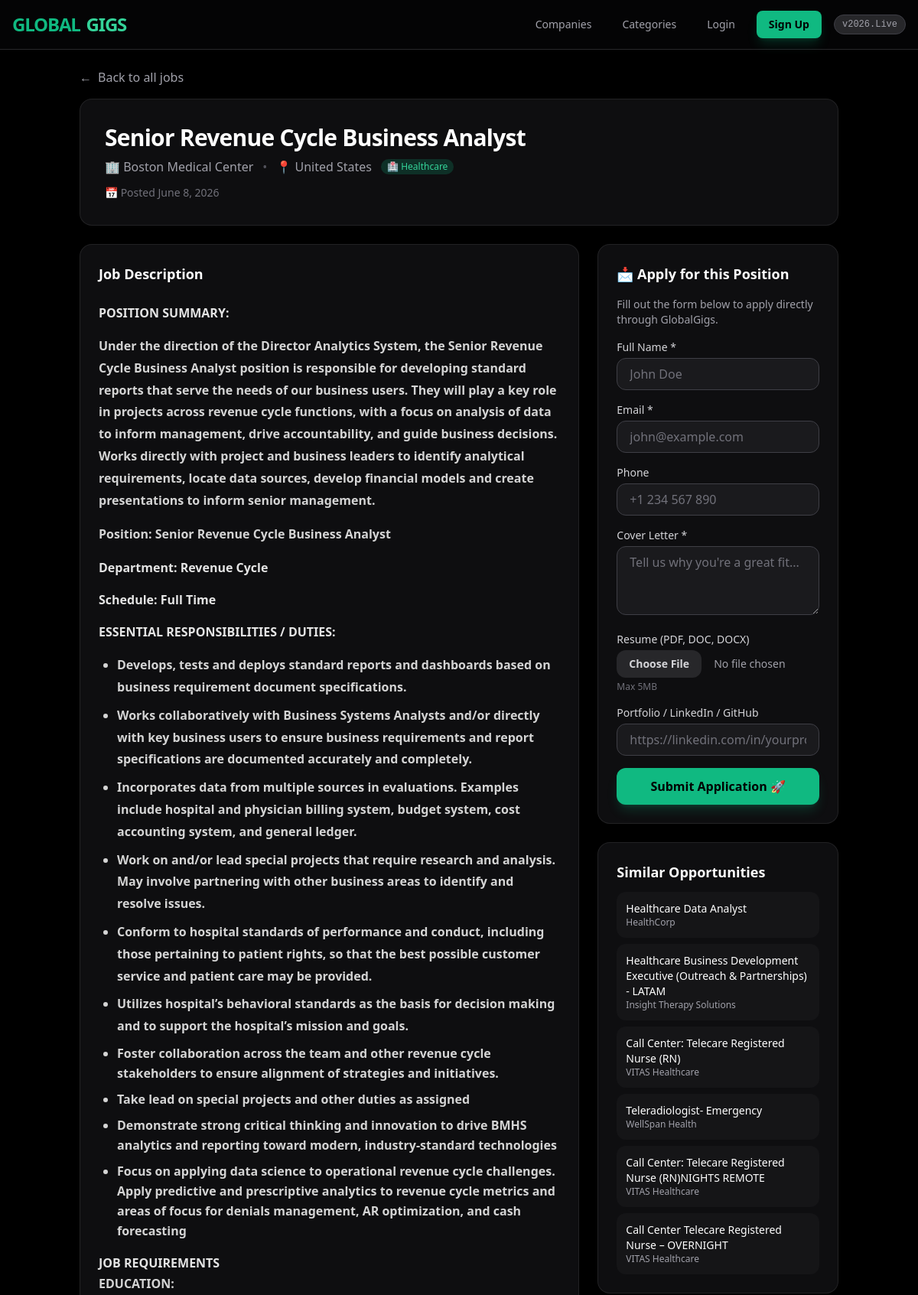
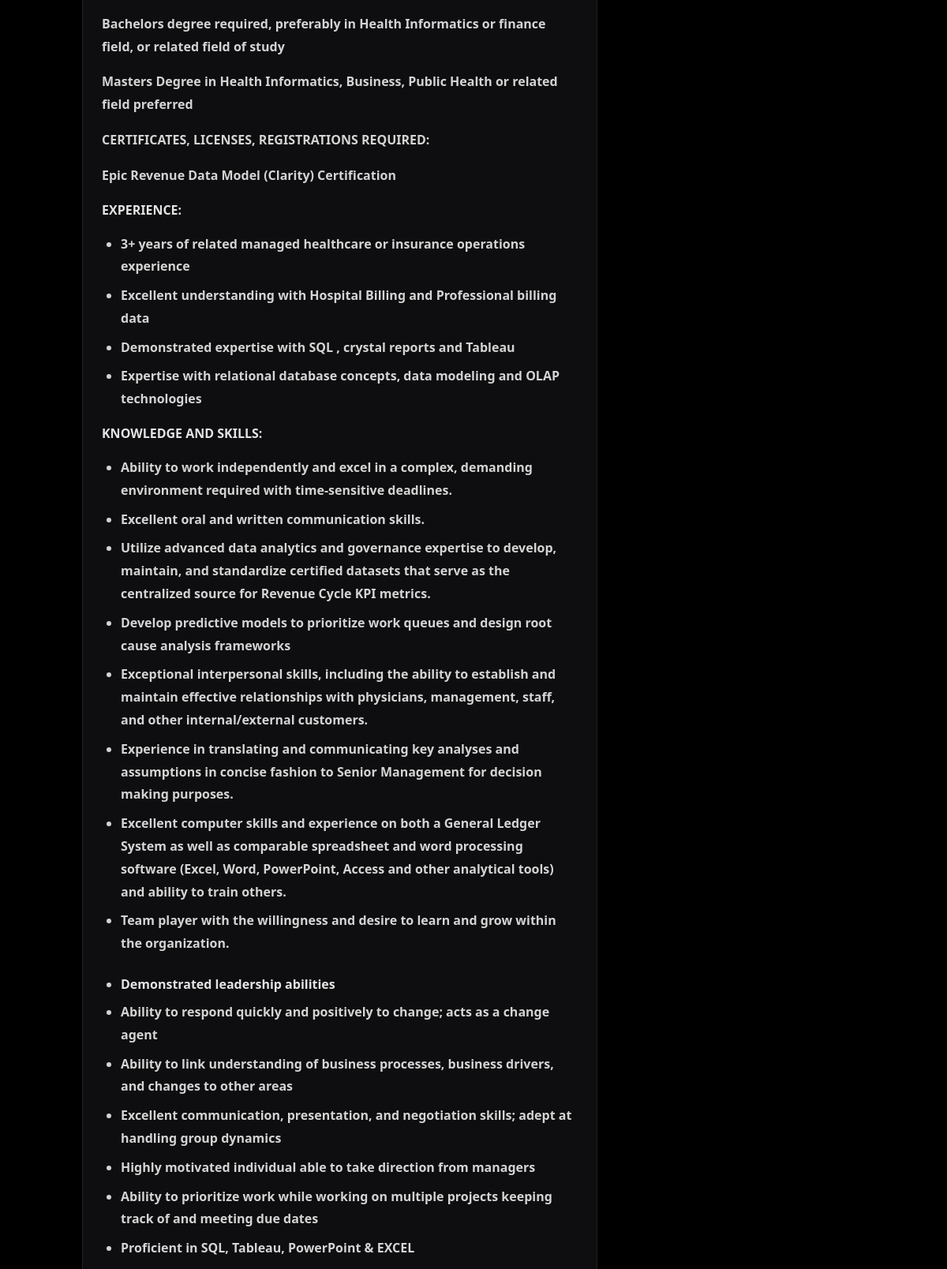
The page /jobs/senior-revenue-cycle-business-analyst/ (upper part) on the database its author committed (2 pictures, top to bottom).
### jobs/models.py (models this page shows, shortened)
class JobListing(models.Model):
    title = models.CharField(max_length=255)
    company_name = models.CharField(max_length=255)
    description = models.TextField()
    category = models.ForeignKey(
        JobCategory,
        on_delete=models.SET_NULL,
        null=True,
        blank=True,
        related_name='jobs'
    )
    location = models.CharField(max_length=100, default="Remote")
    apply_url = models.URLField(max_length=500, unique=True)
    slug = models.SlugField(
        max_length=200,
        unique=True,
        blank=True,
        null=True,
        help_text="SEO-friendly URL slug generated from the title"
    )
    posted_by = models.ForeignKey(
        settings.AUTH_USER_MODEL,
        on_delete=models.SET_NULL,
        null=True,
        blank=True,
        related_name='posted_jobs'
    )
    is_active = models.BooleanField(default=True)
    responsibilities = models.TextField(
        blank=True,
        null=True,
        help_text="Extracted key responsibilities for this role"
    )
    requirements = models.TextField(
        blank=True,
        null=True,
        help_text="Extracted requirements and qualifications"
    )
    benefits = models.TextField(
        blank=True,
        null=True,
        help_text="Extracted benefits and perks"
    )
    company_description = models.TextField(
        blank=True,
        null=True,
        help_text="Description of the company hiring"
    )
    employment_type = models.CharField(
        max_length=100,
        blank=True,
        null=True,
        help_text="Full-time, Part-time, Contract, etc."
    )
    experience_level = models.CharField(
        max_length=100,
        blank=True,
        null=True,
        help_text="Entry level, Mid-level, Senior, etc."
    )
    is_approved = models.BooleanField(default=True)
    is_featured = models.BooleanField(default=False)
    is_premium = models.BooleanField(default=False)
    salary_range = models.CharField(
        max_length=100,
        blank=True,
        null=True,
        default="$40,000 - $80,000"
    )
    accept_onsite_applications = models.BooleanField(default=True)
    application_email = models.EmailField(blank=True, null=True)
    application_instructions = models.TextField(blank=True, null=True)
    created_at = models.DateTimeField(auto_now_add=True)
    updated_at = models.DateTimeField(auto_now=True)
    views_count = models.IntegerField(default=0, help_text="Number of times this job has been viewed")
    def save(self, *args, **kwargs):
        super().save(*args, **kwargs)
    @property
    def salary_min(self):
        if not self.salary_range:
            return None
        numbers = re.findall(r'\d{2,3}[,.]?\d{3}', str(self.salary_range))
        if numbers:
            return int(numbers[0].replace(',', '').replace('.', ''))
        return None
    @property
    def salary_max(self):
        if not self.salary_range:
            return None
        numbers = re.findall(r'\d{2,3}[,.]?\d{3}', str(self.salary_range))
        if len(numbers) >= 2:
            return int(numbers[1].replace(',', '').replace('.', ''))
        return self.salary_min
    @property
    def valid_through(self):
        base_date = self.created_at or timezone.now()
        return base_date + timedelta(days=30)
    @property
    def is_remote(self):
        if not self.location:
            return True
        return 'remote' in self.location.lower()
    def get_full_description(self):
        parts = []
        if self.description:
            parts.append(self.description)
        if self.responsibilities:
            parts.append(f"\n\n**Key Responsibilities:**\n{self.responsibilities}")
        if self.requirements:
            parts.append(f"\n\n**Requirements:**\n{self.requirements}")
        if self.benefits:
            parts.append(f"\n\n**Benefits:**\n{self.benefits}")
        if self.company_description:
            parts.append(f"\n\n**About the Company:**\n{self.company_description}")
        return "\n".join(parts)
    def get_structured_data(self):
        employment_type = self.employment_type or 'FULL_TIME'
        employment_type_map = {
            'full-time': 'FULL_TIME',
            'full time': 'FULL_TIME',
            'part-time': 'PART_TIME',
            'part time': 'PART_TIME',
            'contract': 'CONTRACTOR',
            'freelance': 'FREELANCE',
            'internship': 'INTERN',
            'temporary': 'TEMPORARY',
            'remote': 'FULL_TIME',  # Default for remote
        }
        employment_type_schema = employment_type_map.get(
            employment_type.lower(),
            'FULL_TIME'
        )
        salary_obj = None
        if self.salary_min or self.salary_max:
            salary_obj = {
                "@type": "MonetaryAmount",
                "currency": "USD",
                "value": {
                    "@type": "QuantitativeValue",
                    "unitText": "YEAR"
                }
            }
            if self.salary_min and self.salary_max:
                salary_obj["value"]["minValue"] = self.salary_min
                salary_obj["value"]["maxValue"] = self.salary_max
            elif self.salary_min:
                salary_obj["value"]["value"] = self.salary_min
            elif self.salary_max:
                salary_obj["value"]["value"] = self.salary_max
        schema = {
            "@context": "https://schema.org",
            "@type": "JobPosting",
            "title": self.title,
            "description": self.get_full_description()[:4000] if self.get_full_description() else "",
            "datePosted": self.created_at.isoformat() if self.created_at else "",
            "validThrough": self.valid_through.isoformat(),
            "employmentType": employment_type_schema,
            "hiringOrganization": {
                "@type": "Organization",
                "name": self.company_name,
            },
            "jobLocation": {
                "@type": "Place",
                "address": {
                    "@type": "PostalAddress",
                    "addressLocality": self.location if self.location else "Remote",
                    "addressCountry": "Worldwide",
                }
            },
            "jobLocationType": "TELECOMMUTE" if self.is_remote else "PHYSICAL",
        }
        if salary_obj:
            schema["baseSalary"] = salary_obj
        if self.apply_url:
            schema["directApply"] = True
        if self.experience_level:
            schema["experienceRequirements"] = {
                "@type": "OccupationalExperienceRequirements",
                "monthsOfExperience": self._parse_experience_months()
            }
        return schema
    def increment_views(self):
        self.views_count += 1
        self.save(update_fields=['views_count'])
    class Meta:
        verbose_name_plural = "Job Listings"
        ordering = ['-created_at']
        indexes = [
            models.Index(fields=['title']),
            models.Index(fields=['company_name']),
            models.Index(fields=['category']),
            models.Index(fields=['location']),
            models.Index(fields=['created_at']),
            models.Index(fields=['slug']),
            models.Index(fields=['is_active']),
            models.Index(fields=['is_featured']),
        ]

class JobCategory(models.Model):
    name = models.CharField(max_length=100, unique=True)
    slug = models.SlugField(max_length=100, unique=True)
    description = models.TextField(blank=True)
    icon = models.CharField(max_length=50, blank=True)
    created_at = models.DateTimeField(auto_now_add=True)
    class Meta:
        verbose_name_plural = "Job Categories"
        ordering = ['name']

### jobs/views.py (the view, shortened to what this page needs)
# urls.py: path('jobs/<slug:slug>/', views.job_detail_view, name='detail'),
def job_detail_view(request, slug):
    job = get_object_or_404(JobListing, slug=slug, is_active=True)
    job.increment_views()
    if not job.responsibilities and job.description:
        try:
            from .scraper import parse_job_sections
            parsed, clean_desc = parse_job_sections(job.description)
            if parsed:
                job.responsibilities = parsed.get('responsibilities', '')
                job.requirements = parsed.get('requirements', '')
                job.benefits = parsed.get('benefits', '')
                job.company_description = parsed.get('about_company', '')
                job.save()
        except Exception as e:
            print(f"⚠️ Error parsing job {job.id}: {e}")
    related_jobs = JobListing.objects.filter(
        category=job.category
    ).exclude(id=job.id)[:6] if job.category else []
    schema_json = json.dumps(job.get_structured_data())
    context = {
        'job': job,
        'related_jobs': related_jobs,
        'schema_json': schema_json,
    }
    return render(request, 'jobs/job_detail.html', context)

### jobs/templatetags/sanitize.py (called while the page is built)
@register.filter(name='safe_html')
def safe_html(value):
    if not value:
        return ''
    allowed_tags = ['p', 'br', 'strong', 'em', 'ul', 'li', 'ol', 'a', 'b', 'i', 'h1', 'h2', 'h3', 'h4', 'h5', 'h6', 'span', 'div']
    allowed_attrs = {
        'a': ['href', 'target', 'rel'],
        'span': ['style'],
        'div': ['style'],
    }
    cleaned = bleach.clean(
        value,
        tags=allowed_tags,
        attributes=allowed_attrs,
        strip=True
    )
    return cleaned

### jobs/templates/jobs/job_detail.html (shortened to what this page needs)
{% extends "base.html" %}
{% load sanitize %}
{% block content %}
<div class="container mx-auto px-4 py-6">
    <a href="{% url 'jobs:home' %}" class="text-zinc-400 hover:text-white transition inline-flex items-center gap-2 mb-4">
        <span>←</span> Back to all jobs
    </a>
    <div class="bg-zinc-900/60 border border-zinc-800/80 rounded-2xl p-6 md:p-8 mb-6">
        <h1 class="text-2xl md:text-3xl font-black text-white tracking-tight">{{ job.title }}</h1>
        <div class="flex flex-wrap items-center gap-3 mt-2">
            <span class="text-zinc-400 font-medium">🏢
                <a href="{% url 'jobs:company_detail' company_name=job.company_name %}" class="hover:text-emerald-400 transition">
                    {{ job.company_name }}
                </a>
            </span>
            <span class="text-zinc-600">•</span>
            <span class="text-zinc-400">📍 {{ job.location }}</span>
            {% if job.category %}
                <a href="{% url 'jobs:category_detail' category_name=job.category.name %}" class="text-xs bg-emerald-500/20 text-emerald-400 px-2 py-0.5 rounded-full hover:bg-emerald-500/30 transition">
                    {{ job.category.icon }} {{ job.category.name }}
                </a>
            {% endif %}
        </div>
        <div class="flex flex-wrap items-center gap-4 mt-3 text-sm">
            <span class="text-zinc-500">📅 Posted {{ job.created_at|date:"F j, Y" }}</span>
        </div>
    </div>
    <div class="grid grid-cols-1 lg:grid-cols-3 gap-6">
        <div class="lg:col-span-2 space-y-6">
            <div class="bg-zinc-900/60 border border-zinc-800/80 rounded-2xl p-6">
                <h2 class="text-lg font-bold text-white mb-3">Job Description</h2>
                <div class="text-zinc-300 leading-relaxed space-y-4 job-detail-content">
                    {{ job.description|safe_html|safe }}
                </div>
            </div>
        </div>
        <div class="lg:col-span-1 space-y-6">
            <div id="apply" class="bg-zinc-900/60 border border-zinc-800/80 rounded-2xl p-6 sticky top-20">
                <h3 class="text-lg font-bold text-white mb-4">📩 Apply for this Position</h3>
                <p class="text-sm text-zinc-400 mb-4">Fill out the form below to apply directly through GlobalGigs.</p>
                <form method="POST" enctype="multipart/form-data" class="space-y-4">
                    <div>
                        <label class="block text-sm font-medium text-zinc-300 mb-1">Full Name *</label>
                        <input type="text" name="full_name" class="w-full px-4 py-2 bg-zinc-800/50 border border-zinc-700 rounded-xl text-white placeholder-zinc-500 focus:outline-none focus:border-emerald-500 transition" placeholder="John Doe" required>
                    </div>
                    <div>
                        <label class="block text-sm font-medium text-zinc-300 mb-1">Email *</label>
                        <input type="email" name="email" class="w-full px-4 py-2 bg-zinc-800/50 border border-zinc-700 rounded-xl text-white placeholder-zinc-500 focus:outline-none focus:border-emerald-500 transition" placeholder="john@example.com" required>
                    </div>
                    <div>
                        <label class="block text-sm font-medium text-zinc-300 mb-1">Phone</label>
                        <input type="tel" name="phone" class="w-full px-4 py-2 bg-zinc-800/50 border border-zinc-700 rounded-xl text-white placeholder-zinc-500 focus:outline-none focus:border-emerald-500 transition" placeholder="+1 234 567 890">
                    </div>
                    <div>
                        <label class="block text-sm font-medium text-zinc-300 mb-1">Cover Letter *</label>
                        <textarea name="cover_letter" class="w-full px-4 py-2 bg-zinc-800/50 border border-zinc-700 rounded-xl text-white placeholder-zinc-500 focus:outline-none focus:border-emerald-500 transition" rows="3" placeholder="Tell us why you're a great fit..." required></textarea>
                    </div>
                    <div>
                        <label class="block text-sm font-medium text-zinc-300 mb-1">Resume (PDF, DOC, DOCX)</label>
                        <input type="file" name="resume" accept=".pdf,.doc,.docx" class="w-full text-sm text-zinc-400 file:mr-4 file:py-2 file:px-4 file:rounded-xl file:border-0 file:text-sm file:font-semibold file:bg-zinc-800 file:text-zinc-300 hover:file:bg-zinc-700 transition">
                        <p class="text-xs text-zinc-500 mt-1">Max 5MB</p>
                    </div>
                    <div>
                        <label class="block text-sm font-medium text-zinc-300 mb-1">Portfolio / LinkedIn / GitHub</label>
                        <input type="url" name="portfolio_url" class="w-full px-4 py-2 bg-zinc-800/50 border border-zinc-700 rounded-xl text-white placeholder-zinc-500 focus:outline-none focus:border-emerald-500 transition" placeholder="https://linkedin.com/in/yourprofile">
                    </div>
                    <button type="submit" class="w-full bg-emerald-500 hover:bg-emerald-600 text-black font-bold py-3 px-6 rounded-xl transition shadow-lg shadow-emerald-500/20">
                        Submit Application 🚀
                    </button>
                </form>
            </div>
            {% if related_jobs %}
            <div class="bg-zinc-900/60 border border-zinc-800/80 rounded-2xl p-6">
                <h3 class="text-lg font-bold text-white mb-3">Similar Opportunities</h3>
                <div class="space-y-2">
                    {% for related in related_jobs %}
                    <a href="{% url 'jobs:detail' slug=related.slug %}" class="block p-3 bg-zinc-800/30 rounded-xl hover:bg-zinc-800/50 transition">
                        <h4 class="text-white font-medium hover:text-emerald-400 transition text-sm">{{ related.title }}</h4>
                        <p class="text-xs text-zinc-400">{{ related.company_name }}</p>
                    </a>
                    {% endfor %}
                </div>
            </div>
            {% endif %}
        </div>
    </div>
</div>
{% endblock %}

### jobs/templates/jobs/job_detail.html (style rules this page uses)
.job-detail-content p { color: #d4d4d4; line-height: 1.8; }
.job-detail-content ul { color: #d4d4d4; list-style: disc; padding-left: 1.5rem; }
.job-detail-content li { margin-bottom: 0.5rem; }
.job-detail-content h3 { color: #e4e4e4; font-weight: 600; margin-top: 1.5rem; margin-bottom: 0.5rem; }

### rows shown on the page
JobListing: title "Senior Revenue Cycle Business Analyst", company_name "Boston Medical Center", location "United States", category.icon "🏥", category.name "Healthcare", created_at "June 8, 2026", description "POSITION SUMMARY : Under the direction of the Director Analytics System, the Senior Revenue Cycle Business Analyst position is responsible for developing standard reports that serve the needs of our business users. They will play a key role in projects across revenue cycle functions, with a focus on analysis of data to inform management, drive accountability, and guide business decisions. Works directly with project and business leaders to identify analytical requirements, locate data sources, develop financial models and create presentations to inform senior management. Position: Senior Revenue Cycle Business Analyst Department: Revenue Cycle Schedule: Full Time ESSENTIAL RESPONSIBILITIES…"
JobListing: title "Healthcare Data Analyst", company_name "HealthCorp"
JobListing: title "Healthcare Business Development Executive (Outreach & Partnerships) - LATAM", company_name "Insight Therapy Solutions"
JobListing: title "Call Center: Telecare Registered Nurse (RN)", company_name "VITAS Healthcare"
JobListing: title "Teleradiologist- Emergency", company_name "WellSpan Health"
JobListing: title "Call Center: Telecare Registered Nurse (RN)NIGHTS REMOTE", company_name "VITAS Healthcare"
JobListing: title "Call Center Telecare Registered Nurse – OVERNIGHT", company_name "VITAS Healthcare"
